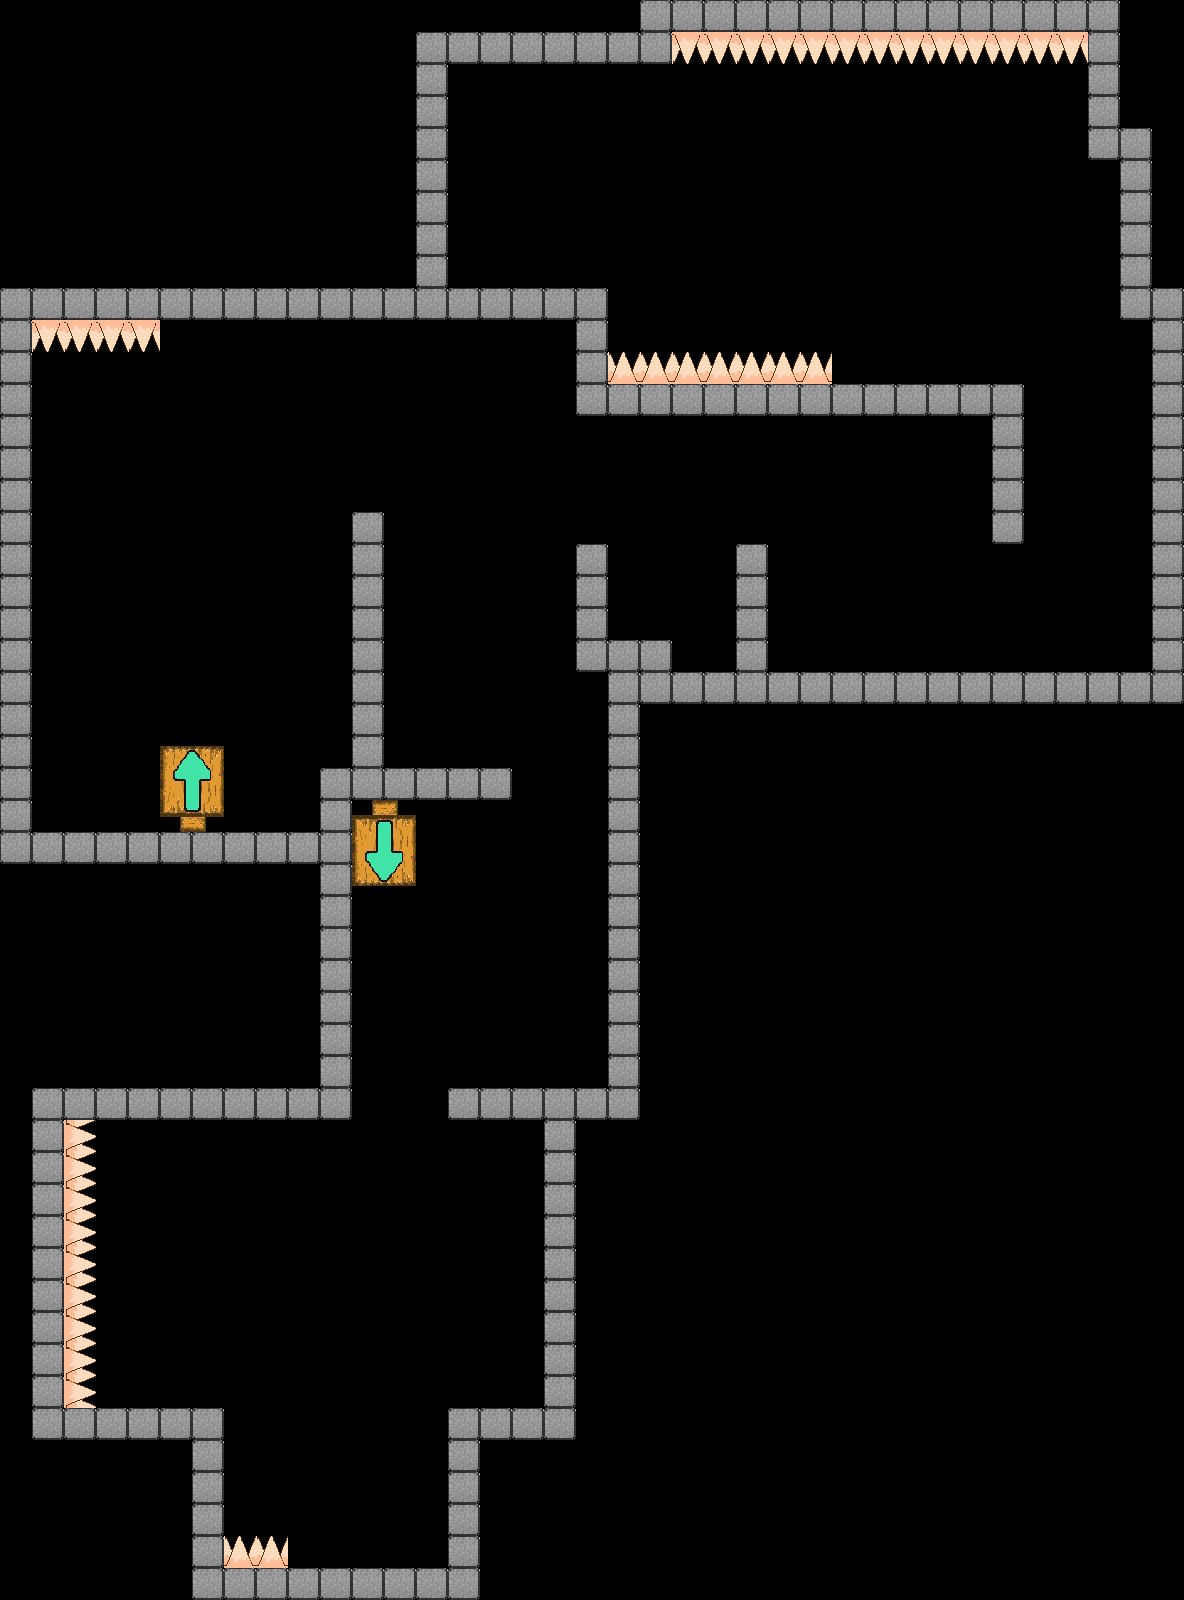

This game map was drawn from its Tiled (.tmx) file and the tilesets committed beside it. A one-line description and the trimmed map source follow:
An orthogonal 37x50 tile map with 32x32 px tiles, 2 tile layers (Bricks, arrowTiles), 2 tilesets and 72 objects (6x brokenTile, 4x woodBarrier, 4x barrier, 2x circleSmall, 2x spikePlatform, ...).

<map version="1.0" orientation="orthogonal" width="37" height="50" tilewidth="32" tileheight="32">
 <tileset firstgid="1" name="grayBrickTilesetWithSpikes" tilewidth="32" tileheight="32">
  <image source="grayBrickTilesetWithSpikes.png" width="96" height="96" />
 </tileset>
 <tileset firstgid="10" name="arrowsTileset" tilewidth="32" tileheight="32">
  <image source="arrowsTileset.png" width="128" height="160" />
 </tileset>
 <layer name="Bricks" width="37" height="50">
  <data>[1850 cells, 276 non-empty, 4 distinct tile ids]</data>
 </layer>
 <layer name="arrowTiles" width="37" height="50">
  <data>[1850 cells, 12 non-empty, 12 distinct tile ids]</data>
 </layer>
 <objectgroup name="Collisions" width="37" height="50">
  <object x="640" y="0" width="480" height="32" />
  <object x="416" y="32" width="32" height="256" />
  <object x="448" y="32" width="224" height="32" />
  <object x="576" y="288" width="32" height="128" />
  <object x="608" y="384" width="416" height="32" />
  <object x="1088" y="32" width="32" height="128" />
  <object x="1120" y="128" width="32" height="192" />
  <object x="0" y="288" width="576" height="32" />
  <object x="0" y="320" width="32" height="544" />
  <object x="32" y="832" width="288" height="32" />
  <object x="320" y="800" width="32" height="320" />
  <object x="320" y="768" width="192" height="32" />
  <object x="352" y="512" width="32" height="256" />
  <object x="32" y="1088" width="288" height="32" />
  <object x="32" y="1120" width="32" height="288" />
  <object x="32" y="1408" width="192" height="32" />
  <object x="192" y="1440" width="32" height="160" />
  <object x="224" y="1568" width="256" height="32" />
  <object x="448" y="1440" width="32" height="128" />
  <object x="448" y="1408" width="128" height="32" />
  <object x="544" y="1120" width="32" height="288" />
  <object x="448" y="1088" width="160" height="32" />
  <object x="608" y="704" width="32" height="416" />
  <object x="576" y="544" width="32" height="128" />
  <object x="608" y="640" width="64" height="64" />
  <object x="672" y="672" width="512" height="32" />
  <object x="1152" y="288" width="32" height="384" />
  <object x="736" y="544" width="32" height="128" />
  <object x="992" y="416" width="32" height="128" />
 </objectgroup>
 <objectgroup name="Spike Collisions" width="37" height="50">
  <object x="672" y="32" width="416" height="32" />
  <object x="64" y="1120" width="32" height="288" />
  <object x="32" y="320" width="128" height="32" />
  <object x="224" y="1536" width="64" height="32" />
  <object x="608" y="352" width="224" height="32" />
 </objectgroup>
 <objectgroup name="Game Objects" width="37" height="50">
  <object name="Goal" x="512" y="192" />
  <object name="PlayerStart" x="96" y="768" />
 </objectgroup>
 <objectgroup name="Barriers" width="37" height="50">
  <object name="brokenTile" x="352" y="512">
   <properties>
    <property name="" value="" />
   </properties>
  </object>
  <object name="brokenTile" x="352" y="448">
   <properties>
    <property name="" value="" />
   </properties>
  </object>
  <object name="brokenTile" x="352" y="384">
   <properties>
    <property name="" value="" />
   </properties>
  </object>
  <object name="brokenTile" x="736" y="480" />
  <object name="dummyTile" x="736" y="544" />
  <object name="woodBarrier" x="576" y="288" />
  <object name="woodBarrier" x="576" y="224" />
  <object name="woodBarrier" x="576" y="160" />
  <object name="woodBarrier" x="576" y="96" />
  <object name="steelBarrierSmall" type="group" x="576" y="544" />
  <object name="brokenTile" x="992" y="608" />
  <object name="brokenTile" x="992" y="672" />
 </objectgroup>
 <objectgroup name="staticEnemies" width="37" height="50">
  <object type="barrier" x="160" y="1216" />
  <object type="barrier" x="224" y="1344" />
  <object type="barrier" x="320" y="1248" />
  <object type="barrier" x="384" y="1408" />
  <object x="448" y="896" />
  <object x="512" y="992" />
 </objectgroup>
 <objectgroup name="staticPlatforms" width="37" height="50" visible="0">
  <object name="circleSmall" x="256" y="704" />
  <object name="circleSmall" x="128" y="512" />
 </objectgroup>
 <objectgroup name="polyLinePlatforms" width="37" height="50" visible="0">
  <object name="spikePlatform" x="704" y="192">
   <properties>
    <property name="orientation" value="facingLeft" />
    <property name="time" value="1.1" />
   </properties>
   <polyline points="0,0 320,0" />
  </object>
 </objectgroup>
 <objectgroup name="rotatingPlatforms" width="37" height="50" visible="0">
  <object name="spikePlatform" x="864" y="544">
   <properties>
    <property name="speed" value="0.9" />
   </properties>
  </object>
 </objectgroup>
 <objectgroup name="Collectibles" width="37" height="50">
  <object x="192" y="416" />
  <object x="480" y="448" />
  <object x="480" y="544" />
  <object x="416" y="1184" />
  <object x="480" y="1248" />
  <object x="384" y="1536" />
  <object x="1088" y="384" />
  <object x="1088" y="544" />
  <object x="224" y="416" />
  <object x="288" y="416" />
  <object x="320" y="416" />
  <object x="288" y="384" />
  <object x="288" y="448" />
  <object x="256" y="416" />
 </objectgroup>
</map>
